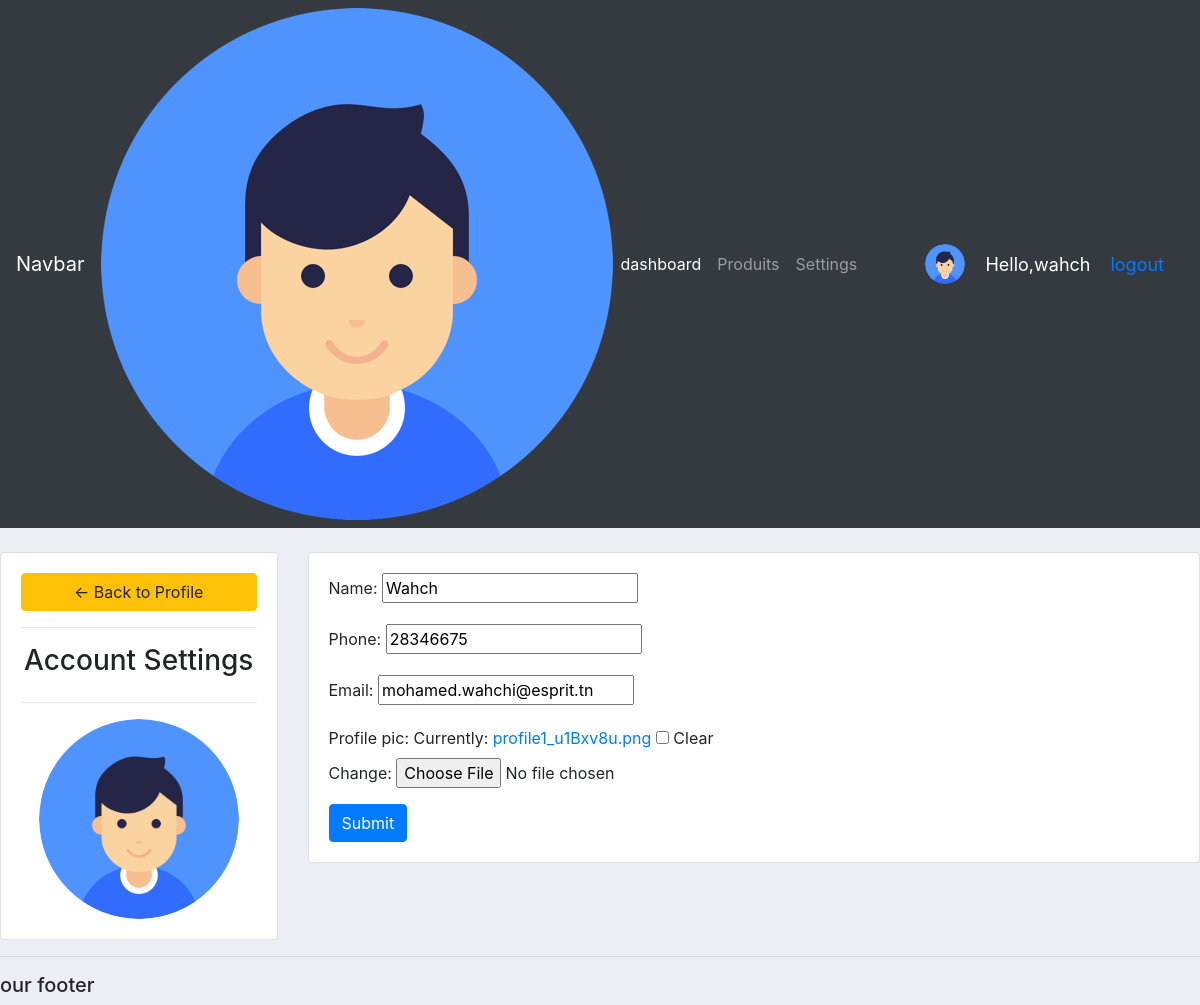
The app's page /account/ (signed in) with its own data.
### accounts/models.py (models this page shows, shortened)
class customer(models.Model):
    user = models.OneToOneField(User , null=True , blank=True ,  on_delete=models.CASCADE)
    name = models.CharField(max_length=200 , null=True)
    phone = models.CharField(max_length=200 , null=True)
    email = models.CharField(max_length=200 , null=True)
    profile_pic = models.ImageField(default='profile1.png' ,  null=True , blank=True)
    date_created = models.DateTimeField(auto_now_add=True , null=True)

### accounts/decorators.py (the view)
        def wrapper_func(request,*args,**kwargs):
            group = None
            if request.user.groups.exists():
                group = request.user.groups.all()[0].name
            if group in allowed_roles:
               return view_func(request,*args,**kwargs)
            else:
                return HttpResponse('non autorise')

### accounts/forms.py
class CustomerForm(ModelForm):
    class Meta:
        model = customer
        fields = '__all__'
        exclude = ['user']

### accounts/views.py (called while the page is built)
@login_required(login_url='login')
@allowed_users(allowed_roles=['customer','admin'])
def accountSettings(request):
     customer = request.user.customer
     form = CustomerForm(instance=customer)
     if request.method == 'POST':
        form = CustomerForm(request.POST , request.FILES , instance=customer)
        if form.is_valid():
           form.save()
     context = {'form':form}
     return render(request , 'accounts/account_settings.html' , context)

### accounts/templates/accounts/account_settings.html (shortened to what this page needs)
{% extends 'accounts/main.html' %}
{% load static%}
{% block content %}
<br>
<div class="row">
	<div class="col-md-3">
		<div class="card card-body">
			<a class="btn btn-warning" href="{% url 'home' %}"> &#8592; Back to Profile</a>
			<hr>
			<h3 style="text-align: center">Account Settings</h3>
			<hr>
			<img class="profile-pic" src="{{request.user.customer.profile_pic.url	}}" >
		</div>
	</div>
	<div class="col-md-9">
		<div class="card card-body">
			<form method="POST" action="" enctype="multipart/form-data" >
				{{form.as_p}}
			<input class="btn btn-primary" type="submit" name="Update Information">
			</form>
		</div>
	</div>
</div>
{% endblock content %}

### accounts/templates/accounts/navbar.html (shortened to what this page needs)
{% load static %}
<nav class="navbar navbar-expand-lg navbar-dark bg-dark">
    <a class="navbar-brand" href="{% url 'home' %}">Navbar</a>
    <img src="{% static 'images/profile1.png'%}" alt="">
    <div class="collapse navbar-collapse" id="navbarNav">
      <ul class="navbar-nav">
        {% if request.user.is_staff%}
        <li class="nav-item active">
          <a class="nav-link" href="{% url 'home' %}">dashboard </a>
        </li>
        {% endif %}
        <li class="nav-item">
          <a class="nav-link" href="{% url 'produit'  %}">Produits</a>
        </li>
        <li class="nav-item">
          <a class="nav-link" href="{% url 'account'  %}">Settings</a>
        </li>
      </ul>
    </div>
    <span class="hello-msg"><img class="profile-pic" src="{{request.user.customer.profile_pic.url	}}" ></span>
    <span class="hello-msg"> Hello,{{request.user}} </span>
    <span class="hello-msg"><a href="{% url 'logout'%}">logout</a></span>
  </nav>

### static/css/main.css (style rules this page uses)
body { background-color: #ebeff5; }

### accounts/templates/accounts/navbar.html (style rules this page uses)
.hello-msg { font-size: 18PX; color: #fff; margin-right:20PX ; }
.navbar .profile-pic { width: 40px; height: 40px; }

### accounts/templates/accounts/account_settings.html (style rules this page uses)
.profile-pic { max-width: 200px; max-height:200px; margin: 0 auto; border-radius: 50%; }

### records on screen
customer: name "Wahch", phone "28346675", email "mohamed.wahchi@esprit.tn"

### other values on screen
{{ request.user }} "wahch"
